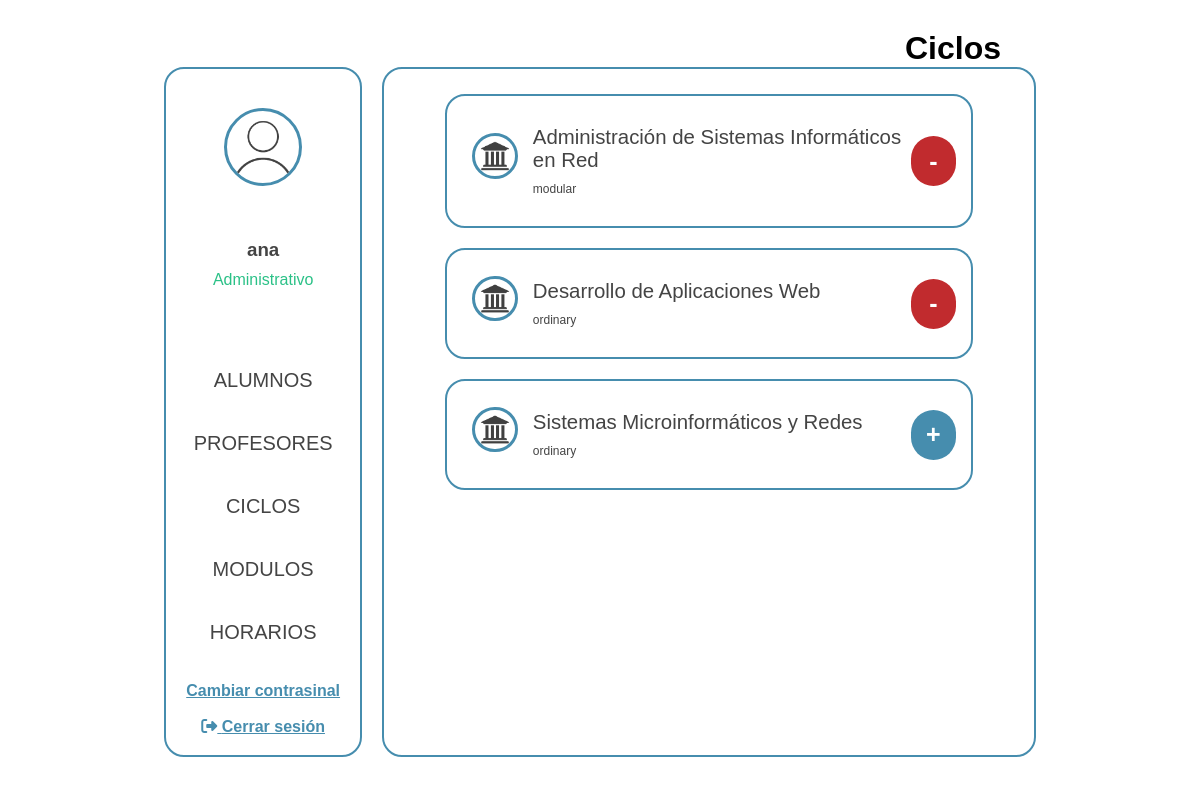
/GestionHorarios/www/pages/student/student_vocational_trainings.php (signed in), run on the app's committed database.
### tables this page shows
CREATE TABLE `vocational_trainings` (
  `id` int NOT NULL,
  `course_code` varchar(50) NOT NULL,
  `course_name` varchar(100) NOT NULL,
  `modality` enum('ordinary','dual','modular','') NOT NULL,
  `type` enum('medium','higher') NOT NULL,
  `time_stamp` datetime NOT NULL DEFAULT CURRENT_TIMESTAMP
);

### GestionHorarios/www/pages/student/student_vocational_trainings.php (the view, shortened to what this page needs)
<?php
include_once '../../functions/connection.php';
$userId = $_SESSION['user']['id'];
$sqlUserCiclos = "SELECT vocational_training_id FROM users_vocational_trainings WHERE user_id = ?";
$stmtUserCiclos = $pdo->prepare($sqlUserCiclos);
$stmtUserCiclos->execute([$userId]);
$userCiclos = $stmtUserCiclos->fetchAll(PDO::FETCH_COLUMN);
$sql = "SELECT * FROM vocational_trainings";
$stmt = $pdo->query($sql);
?>
<!DOCTYPE html>
<html lang="es">
<head>
    <link rel="stylesheet" href="../../pages/css/administrator_panel.css">
</head>
<body>
    <h2>Ciclos</h2>
    <div class="container">
        <?php include_once('../partials/container_left.php') ?>
        <div class="container-rigth">
                <form class="mostrar-ciclos" id="ciclos-form">
                    <?php while ($fila = $stmt->fetch(PDO::FETCH_ASSOC)): ?>
                        <?php $isChecked = in_array($fila['id'], $userCiclos) ? 'checked' : ''; ?>
                        <div class='container-user container-check'>
                            <div class='row'>
                                <div class='user-imagen-alumn'>
                                    <img src='/images/ciclo.png' class='pic-alumn' alt='Módulo img'>
                                </div>
                                <div class='user-texto'>
                                    <p class='texto-nombre'><?= htmlspecialchars($fila['course_name']) ?></p>
                                    <p class='texto-ciclo'><?= htmlspecialchars($fila['modality']) ?></p>
                                </div>
                                <div class='user-botonesAdd'>
                                    <label for="ciclo<?= $fila['id'] ?>" class="toggle-icon" id="icono<?= $fila['id'] ?>">
                                        <?= $isChecked ? '-' : '+' ?>
                                    </label>
                                </div>
                            </div>
                        </div>
                    <?php endwhile; ?>
                </form>
        </div>
    </div>
</body>
</html>

### GestionHorarios/www/pages/css/administrator_panel.css (style rules this page uses)
body { font-family: Arial, sans-serif; height: 100vh; overflow: hidden; margin: 2.5% 20px; width: calc(100% - 40px); }
.container { display: flex; gap: 20px; }
h2 { text-align: center; font-size: 2em; width: 100%; text-align: right; padding-right: 35px; }
.container-rigth { text-align: center; width: 100%; max-height: calc( 95vh - 70px ); border: solid var(--color-primario) 2px; border-radius: 20px; padding: 25px; overflow-y: auto; height: 2000px; }
.mostrar-ciclos { display: flex; flex-wrap: wrap; }
.container-user { display: flex; flex-direction: column; flex-wrap: wrap; border: 2px solid var(--color-primario); padding: 10px; width: 100%; border-radius: 20px; margin-bottom: 20px; margin-right: 6%; margin-left: 6%; }
.row { display: flex; flex-wrap: wrap; width: 100%; margin-top: 15px; margin-bottom: 15px; }
.pic-alumn { border: 3px solid var(--color-primario); width: 60%; border-radius: 80%; margin-bottom: 10px; }
.container-user p { margin: 5px 0; }
form { display: inline-block; }
.user-imagen-alumn { width: 15%; display: flex; align-items: center; justify-content: center; }
.user-texto { width: 75%; text-align: left; display: flex; flex-direction: column; align-items: left; justify-content: center; }
.texto-nombre { font-size: 1.7vw; }
.texto-ciclo { font-size: 1vw; }
.user-botonesAdd { width: 9%; text-align: left; display: flex; align-items: center; justify-content: center; }
p { color: var(--tertiary-color); }

### GestionHorarios/www/pages/css/common.css (style rules this page uses)
:root { --color-primario: #468dae; --second-color: #2bc187; --tertiary-color: #444444; --forty-color: #fcfcfc; --danger-color: #c12b2e; --fuente-principal: "Arial", sans-serif; }
* { margin: 0; padding: 0; box-sizing: border-box; }
body { padding: 0 12% 0 12%; margin-top: 3%; }

### GestionHorarios/www/pages/student/student_vocational_trainings.php (style rules this page uses)
.toggle-icon { display: flex; align-items: center; justify-content: center; width: 50px; height: 50px; font-size: 25px; font-weight: bold; color: white; background-color: #468dae; border-radius: 50px; cursor: pointer; transition: background-color 0.5s ease-in-out, transform 0.2s ease-in-out; }
input[type="checkbox"]:checked+.toggle-icon { background-color: #c12b2e; }

### data on the page
vocational_trainings: course_name "Administración de Sistemas Informáticos en Red", modality "modular"
vocational_trainings: course_name "Desarrollo de Aplicaciones Web", modality "ordinary"
vocational_trainings: course_name "Sistemas Microinformáticos y Redes", modality "ordinary"

### other printed values
$_SESSION['user']['name'] "ana"
